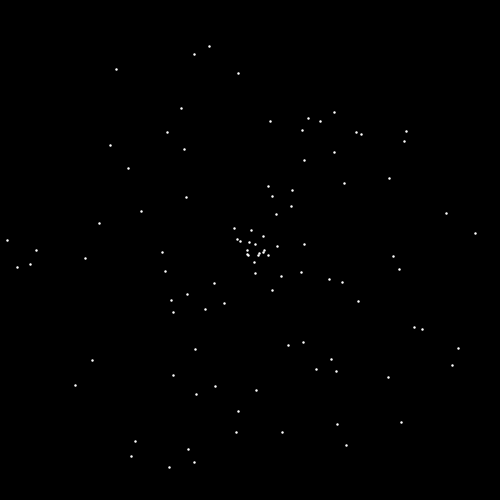
Frame 1 (no input)
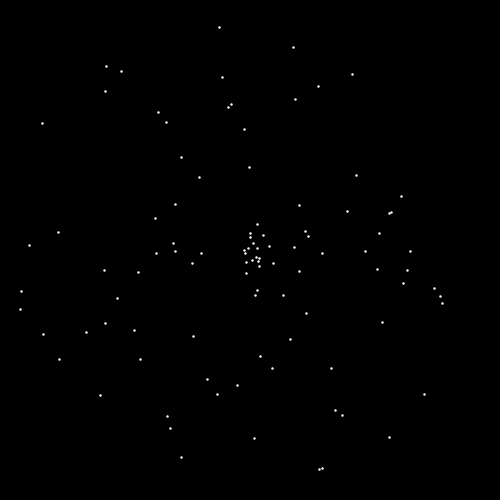
Frame 60 (the mouse pressed at the canvas centre just before this capture)
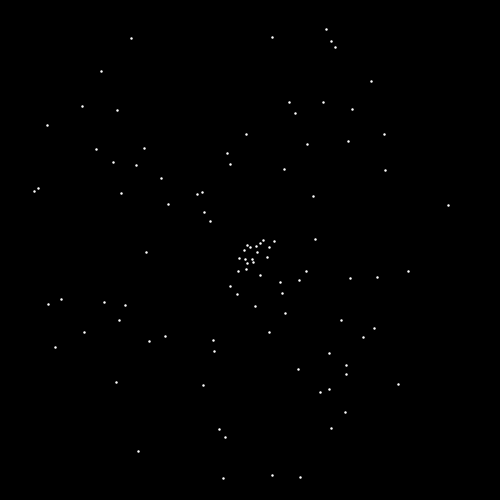
Frame 120 (the mouse held since frame 60 and released just before this capture)

The Processing sketch that drew these frames (run headless with seeded random() and noise(); from frame 60 on, the mouse is pressed at the canvas centre):

// Processing sketch: spiral_density_waves
// ── spiral_density_waves.pde
float t = 0;
int numStars = 100;
Star[] cluster;

void setup()
{
  size(500,500);
  background(0);
  stroke(255);
  strokeWeight(2.5);
  
  //initialize star cluster
  cluster = new Star[numStars];
  for (int i = 0; i < numStars; i++)
  {
    cluster[i] = new Star();
  }
}

void draw()
{
  background(0);
  translate(250,250);

  for (Star star : cluster)
  {
    star.draw();
  }

  t+=.003;
}

class Star
{
  float radius = random(1, 250);
  float phase = random(0,2*PI);
  float frequency = random(2,6);
  
  void draw()
  {
    pushMatrix();
    rotate(t*frequency + phase);
    point(radius, phase);
    popMatrix();
  }
}
